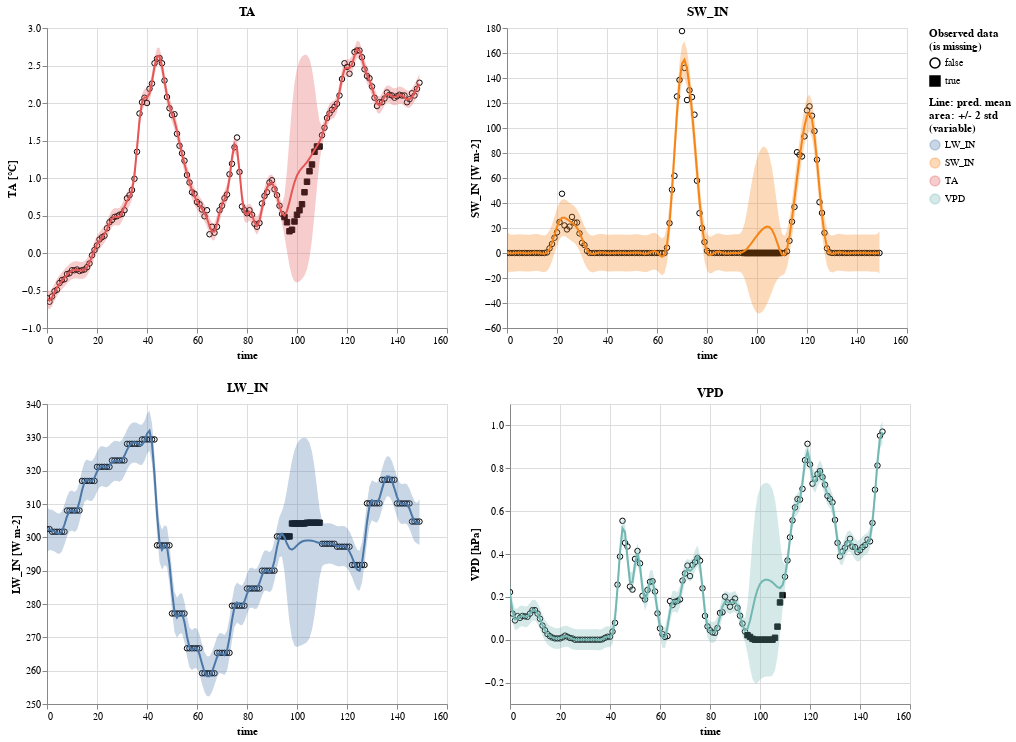

Here is the notebook cell this chart was saved with:
### Code cell
res_c_gaps.display_results(plot_args = {'bind_interaction': False, 'properties': {}})

### Figure 1 — Vega-Lite specification as saved in the notebook (floating-point values rounded to 4 significant figures; data arrays with more than 128 entries replaced by an {"elided": "..."} marker saying what was removed)
{"config": {"view": {"continuousWidth": 400, "continuousHeight": 300}}, "vconcat": [{"hconcat": [{"layer": [{"data": {"name": "data-62a25736dc2e4f2d0ba61ee69cb36dee"}, "mark": {"type": "point", "color": "black", "fillOpacity": 1, "strokeWidth": 1}, "encoding": {"fill": {"field": "is_missing", "legend": {"title": ["Observed data", "(is missing)"]}, "scale": {"range": ["#ffffff00", "black"]}, "type": "nominal"}, "shape": {"field": "is_missing", "type": "nominal"}, "x": {"field": "time", "type": "quantitative"}, "y": {"field": "value", "scale": {"zero": false}, "title": "TA [°C]", "type": "quantitative"}}}, {"layer": [{"mark": "errorband", "encoding": {"color": {"field": "variable", "legend": {"title": ["Line: pred. mean", "area: +/- 2 std", "(variable)"]}, "type": "nominal"}, "tooltip": [{"field": "std", "format": ".4", "type": "quantitative"}, {"field": "mean", "format": ".4", "type": "quantitative"}], "x": {"field": "time", "type": "quantitative"}, "y": {"field": "err_low", "scale": {"zero": false}, "title": "TA [°C]", "type": "quantitative"}, "y2": {"field": "err_high"}}, "transform": [{"calculate": "datum.mean - 2 * datum.std", "as": "err_low"}, {"calculate": "datum.mean + 2 * datum.std", "as": "err_high"}]}, {"mark": "line", "encoding": {"color": {"field": "variable", "type": "nominal"}, "x": {"field": "time", "type": "quantitative"}, "y": {"field": "mean", "scale": {"zero": false}, "title": "TA [°C]", "type": "quantitative"}}, "selection": {"selector025": {"type": "interval", "bind": "scales"}}, "title": "TA"}], "data": {"name": "data-f4b87f8ba372dff6a2d685dd1e1034f5"}}]}, {"layer": [{"data": {"name": "data-d55e15a32ca36a4ad408c5f5e6e66843"}, "mark": {"type": "point", "color": "black", "fillOpacity": 1, "strokeWidth": 1}, "encoding": {"fill": {"field": "is_missing", "legend": {"title": ["Observed data", "(is missing)"]}, "scale": {"range": ["#ffffff00", "black"]}, "type": "nominal"}, "shape": {"field": "is_missing", "type": "nominal"}, "x": {"field": "time", "type": "quantitative"}, "y": {"field": "value", "scale": {"zero": false}, "title": "SW_IN [W m-2]", "type": "quantitative"}}}, {"layer": [{"mark": "errorband", "encoding": {"color": {"field": "variable", "legend": {"title": ["Line: pred. mean", "area: +/- 2 std", "(variable)"]}, "type": "nominal"}, "tooltip": [{"field": "std", "format": ".4", "type": "quantitative"}, {"field": "mean", "format": ".4", "type": "quantitative"}], "x": {"field": "time", "type": "quantitative"}, "y": {"field": "err_low", "scale": {"zero": false}, "title": "SW_IN [W m-2]", "type": "quantitative"}, "y2": {"field": "err_high"}}, "transform": [{"calculate": "datum.mean - 2 * datum.std", "as": "err_low"}, {"calculate": "datum.mean + 2 * datum.std", "as": "err_high"}]}, {"mark": "line", "encoding": {"color": {"field": "variable", "type": "nominal"}, "x": {"field": "time", "type": "quantitative"}, "y": {"field": "mean", "scale": {"zero": false}, "title": "SW_IN [W m-2]", "type": "quantitative"}}, "selection": {"selector026": {"type": "interval", "bind": "scales"}}, "title": "SW_IN"}], "data": {"name": "data-ea3a4dc398808186b334dba9805bd1a2"}}]}]}, {"hconcat": [{"layer": [{"data": {"name": "data-911f1d105e79b85e27359357dbc092e6"}, "mark": {"type": "point", "color": "black", "fillOpacity": 1, "strokeWidth": 1}, "encoding": {"fill": {"field": "is_missing", "legend": {"title": ["Observed data", "(is missing)"]}, "scale": {"range": ["#ffffff00", "black"]}, "type": "nominal"}, "shape": {"field": "is_missing", "type": "nominal"}, "x": {"field": "time", "type": "quantitative"}, "y": {"field": "value", "scale": {"zero": false}, "title": "LW_IN [W m-2]", "type": "quantitative"}}}, {"layer": [{"mark": "errorband", "encoding": {"color": {"field": "variable", "legend": {"title": ["Line: pred. mean", "area: +/- 2 std", "(variable)"]}, "type": "nominal"}, "tooltip": [{"field": "std", "format": ".4", "type": "quantitative"}, {"field": "mean", "format": ".4", "type": "quantitative"}], "x": {"field": "time", "type": "quantitative"}, "y": {"field": "err_low", "scale": {"zero": false}, "title": "LW_IN [W m-2]", "type": "quantitative"}, "y2": {"field": "err_high"}}, "transform": [{"calculate": "datum.mean - 2 * datum.std", "as": "err_low"}, {"calculate": "datum.mean + 2 * datum.std", "as": "err_high"}]}, {"mark": "line", "encoding": {"color": {"field": "variable", "type": "nominal"}, "x": {"field": "time", "type": "quantitative"}, "y": {"field": "mean", "scale": {"zero": false}, "title": "LW_IN [W m-2]", "type": "quantitative"}}, "selection": {"selector027": {"type": "interval", "bind": "scales"}}, "title": "LW_IN"}], "data": {"name": "data-1bb97ebd6c6f8e83db4ff48f6cb8daba"}}]}, {"layer": [{"data": {"name": "data-a590b7326482a7376911c80e881a2faa"}, "mark": {"type": "point", "color": "black", "fillOpacity": 1, "strokeWidth": 1}, "encoding": {"fill": {"field": "is_missing", "legend": {"title": ["Observed data", "(is missing)"]}, "scale": {"range": ["#ffffff00", "black"]}, "type": "nominal"}, "shape": {"field": "is_missing", "type": "nominal"}, "x": {"field": "time", "type": "quantitative"}, "y": {"field": "value", "scale": {"zero": false}, "title": "VPD [hPa]", "type": "quantitative"}}}, {"layer": [{"mark": "errorband", "encoding": {"color": {"field": "variable", "legend": {"title": ["Line: pred. mean", "area: +/- 2 std", "(variable)"]}, "type": "nominal"}, "tooltip": [{"field": "std", "format": ".4", "type": "quantitative"}, {"field": "mean", "format": ".4", "type": "quantitative"}], "x": {"field": "time", "type": "quantitative"}, "y": {"field": "err_low", "scale": {"zero": false}, "title": "VPD [hPa]", "type": "quantitative"}, "y2": {"field": "err_high"}}, "transform": [{"calculate": "datum.mean - 2 * datum.std", "as": "err_low"}, {"calculate": "datum.mean + 2 * datum.std", "as": "err_high"}]}, {"mark": "line", "encoding": {"color": {"field": "variable", "type": "nominal"}, "x": {"field": "time", "type": "quantitative"}, "y": {"field": "mean", "scale": {"zero": false}, "title": "VPD [hPa]", "type": "quantitative"}}, "selection": {"selector028": {"type": "interval", "bind": "scales"}}, "title": "VPD"}], "data": {"name": "data-25b03bdb261f5d902ebb652b2db4dbed"}}]}]}, {"hconcat": []}, {"hconcat": []}, {"hconcat": []}, {"hconcat": []}, {"hconcat": []}, {"hconcat": []}, {"hconcat": []}, {"hconcat": []}, {"hconcat": []}, {"hconcat": []}, {"hconcat": []}, {"hconcat": []}, {"hconcat": []}, {"hconcat": []}, {"hconcat": []}, {"hconcat": []}, {"hconcat": []}, {"hconcat": []}, {"hconcat": []}, {"hconcat": []}, {"hconcat": []}, {"hconcat": []}, {"hconcat": []}, {"hconcat": []}, {"hconcat": []}, {"hconcat": []}, {"hconcat": []}, {"hconcat": []}, {"hconcat": []}, {"hconcat": []}, {"hconcat": []}, {"hconcat": []}, {"hconcat": []}, {"hconcat": []}, {"hconcat": []}, {"hconcat": []}, {"hconcat": []}, {"hconcat": []}, {"hconcat": []}, {"hconcat": []}, {"hconcat": []}, {"hconcat": []}, {"hconcat": []}, {"hconcat": []}, {"hconcat": []}, {"hconcat": []}, {"hconcat": []}, {"hconcat": []}, {"hconcat": []}, {"hconcat": []}, {"hconcat": []}, {"hconcat": []}, {"hconcat": []}, {"hconcat": []}, {"hconcat": []}, {"hconcat": []}, {"hconcat": []}, {"hconcat": []}, {"hconcat": []}, {"hconcat": []}, {"hconcat": []}, {"hconcat": []}, {"hconcat": []}, {"hconcat": []}, {"hconcat": []}, {"hconcat": []}, {"hconcat": []}, {"hconcat": []}, {"hconcat": []}, {"hconcat": []}, {"hconcat": []}, {"hconcat": []}, {"hconcat": []}, {"hconcat": []}, {"hconcat": []}, {"hconcat": []}, {"hconcat": []}, {"hconcat": []}, {"hconcat": []}, {"hconcat": []}, {"hconcat": []}, {"hconcat": []}, {"hconcat": []}, {"hconcat": []}, {"hconcat": []}, {"hconcat": []}, {"hconcat": []}, {"hconcat": []}, {"hconcat": []}, {"hconcat": []}, {"hconcat": []}, {"hconcat": []}, {"hconcat": []}, {"hconcat": []}, {"hconcat": []}, {"hconcat": []}, {"hconcat": []}, {"hconcat": []}, {"hconcat": []}, {"hconcat": []}, {"hconcat": []}, {"hconcat": []}, {"hconcat": []}, {"hconcat": []}, {"hconcat": []}, {"hconcat": []}, {"hconcat": []}, {"hconcat": []}, {"hconcat": []}, {"hconcat": []}, {"hconcat": []}, {"hconcat": []}, {"hconcat": []}, {"hconcat": []}, {"hconcat": []}, {"hconcat": []}, {"hconcat": []}, {"hconcat": []}, {"hconcat": []}, {"hconcat": []}, {"hconcat": []}, {"hconcat": []}, {"hconcat": []}, {"hconcat": []}, {"hconcat": []}, {"hconcat": []}, {"hconcat": []}, {"hconcat": []}, {"hconcat": []}, {"hconcat": []}, {"hconcat": []}, {"hconcat": []}, {"hconcat": []}, {"hconcat": []}, {"hconcat": []}, {"hconcat": []}, {"hconcat": []}, {"hconcat": []}, {"hconcat": []}, {"hconcat": []}, {"hconcat": []}, {"hconcat": []}, {"hconcat": []}, {"hconcat": []}, {"hconcat": []}, {"hconcat": []}, {"hconcat": []}, {"hconcat": []}, {"hconcat": []}, {"hconcat": []}, {"hconcat": []}, {"hconcat": []}, {"hconcat": []}, {"hconcat": []}, {"hconcat": []}, {"hconcat": []}, {"hconcat": []}, {"hconcat": []}, {"hconcat": []}, {"hconcat": []}, {"hconcat": []}, {"hconcat": []}, {"hconcat": []}, {"hconcat": []}, {"hconcat": []}, {"hconcat": []}, {"hconcat": []}, {"hconcat": []}, {"hconcat": []}, {"hconcat": []}, {"hconcat": []}, {"hconcat": []}, {"hconcat": []}, {"hconcat": []}, {"hconcat": []}, {"hconcat": []}, {"hconcat": []}, {"hconcat": []}, {"hconcat": []}, {"hconcat": []}, {"hconcat": []}, {"hconcat": []}, {"hconcat": []}, {"hconcat": []}, {"hconcat": []}, {"hconcat": []}, {"hconcat": []}, {"hconcat": []}, {"hconcat": []}, {"hconcat": []}, {"hconcat": []}, {"hconcat": []}, {"hconcat": []}, {"hconcat": []}, {"hconcat": []}, {"hconcat": []}, {"hconcat": []}, {"hconcat": []}, {"hconcat": []}, {"hconcat": []}, {"hconcat": []}, {"hconcat": []}, {"hconcat": []}, {"hconcat": []}, {"hconcat": []}, {"hconcat": []}, {"hconcat": []}, {"hconcat": []}, {"hconcat": []}, {"hconcat": []}, {"hconcat": []}, {"hconcat": []}, {"hconcat": []}, {"hconcat": []}, {"hconcat": []}, {"hconcat": []}, {"hconcat": []}, {"hconcat": []}, {"hconcat": []}, {"hconcat": []}, {"hconcat": []}, {"hconcat": []}, {"hconcat": []}, {"hconcat": []}, {"hconcat": []}, {"hconcat": []}, {"hconcat": []}, {"hconcat": []}, {"hconcat": []}, {"hconcat": []}, {"hconcat": []}, {"hconcat": []}, {"hconcat": []}, {"hconcat": []}, {"hconcat": []}, {"hconcat": []}, {"hconcat": []}, {"hconcat": []}, {"hconcat": []}, {"hconcat": []}, {"hconcat": []}, {"hconcat": []}, {"hconcat": []}, {"hconcat": []}, {"hconcat": []}, {"hconcat": []}, {"hconcat": []}, {"hconcat": []}, {"hconcat": []}, {"hconcat": []}, {"hconcat": []}, {"hconcat": []}, {"hconcat": []}, {"hconcat": []}, {"hconcat": []}, {"hconcat": []}, {"hconcat": []}, {"hconcat": []}, {"hconcat": []}, {"hconcat": []}, {"hconcat": []}, {"hconcat": []}, {"hconcat": []}, {"hconcat": []}, {"hconcat": []}, {"hconcat": []}, {"hconcat": []}, {"hconcat": []}, {"hconcat": []}, {"hconcat": []}, {"hconcat": []}, {"hconcat": []}, {"hconcat": []}, {"hconcat": []}, {"hconcat": []}, {"hconcat": []}, {"hconcat": []}, {"hconcat": []}, {"hconcat": []}, {"hconcat": []}, {"hconcat": []}, {"hconcat": []}, {"hconcat": []}, {"hconcat": []}, {"hconcat": []}, {"hconcat": []}, {"hconcat": []}, {"hconcat": []}, {"hconcat": []}, {"hconcat": []}, {"hconcat": []}, {"hconcat": []}, {"hconcat": []}, {"hconcat": []}, {"hconcat": []}, {"hconcat": []}, {"hconcat": []}, {"hconcat": []}], "$schema": "https://vega.github.io/schema/vega-lite/v4.17.0.json", "datasets": {"data-62a25736dc2e4f2d0ba61ee69cb36dee": {"elided": "150 records"}, "data-f4b87f8ba372dff6a2d685dd1e1034f5": {"elided": "150 records"}, "data-d55e15a32ca36a4ad408c5f5e6e66843": {"elided": "150 records"}, "data-ea3a4dc398808186b334dba9805bd1a2": {"elided": "150 records"}, "data-911f1d105e79b85e27359357dbc092e6": {"elided": "150 records"}, "data-1bb97ebd6c6f8e83db4ff48f6cb8daba": {"elided": "150 records"}, "data-a590b7326482a7376911c80e881a2faa": {"elided": "150 records"}, "data-25b03bdb261f5d902ebb652b2db4dbed": {"elided": "150 records"}}}
